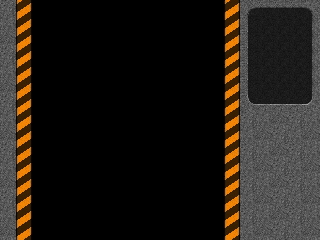

Tiled map render using the project's own tile images. Description and the map definition, with tile-layer contents summarised, below:
An orthogonal 20x15 tile map with 16x16 px tiles, 1 tile layer (Tile Layer 1).

<map version="1.0" orientation="orthogonal" width="20" height="15" tilewidth="16" tileheight="16">
 <tileset firstgid="1" name="guitiles" tilewidth="16" tileheight="16">
  <image source="guitiles.png" width="64" height="64" />
 </tileset>
 <layer name="Tile Layer 1" width="20" height="15">
  <data>[300 cells, 120 non-empty, 16 distinct tile ids]</data>
 </layer>
</map>